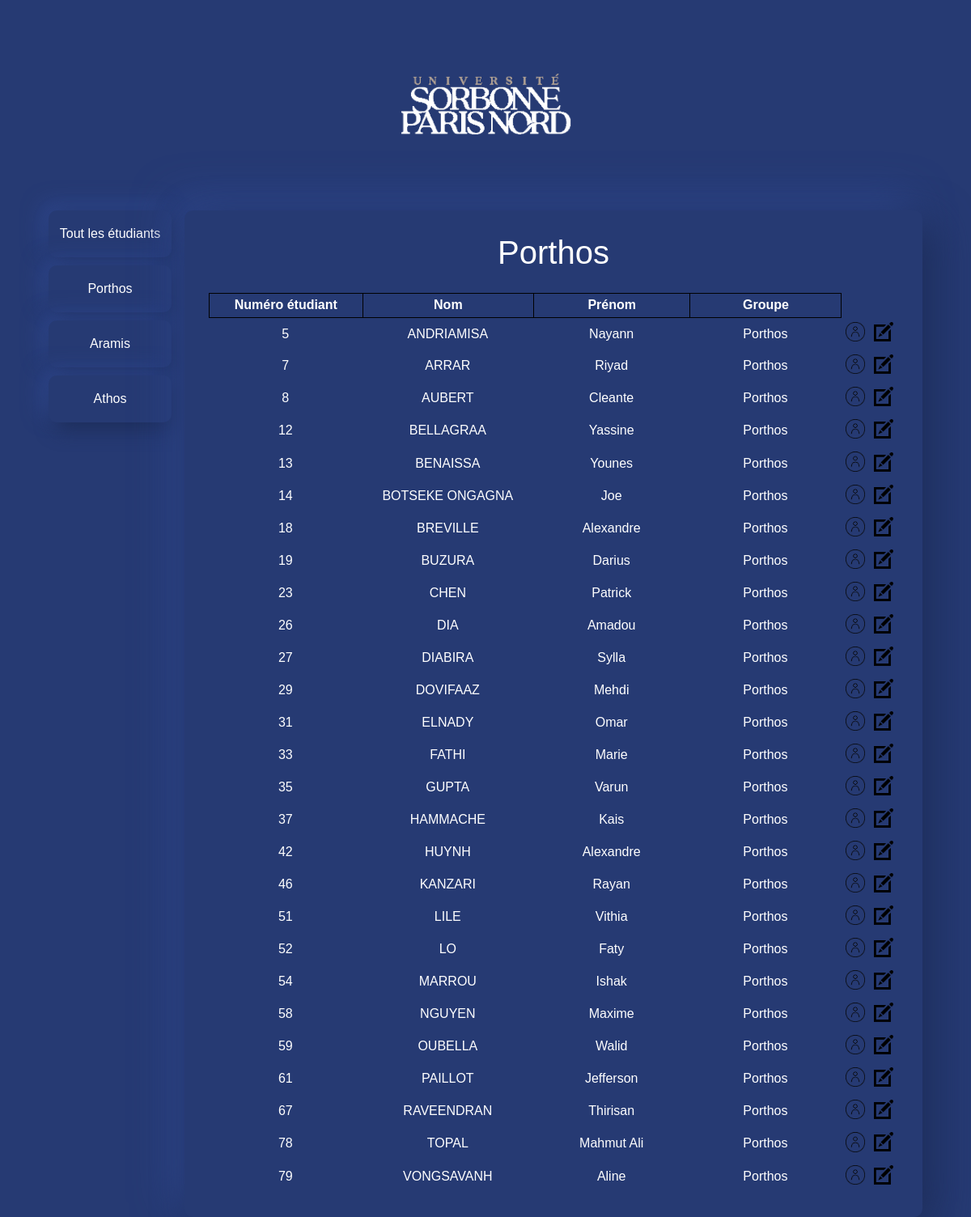
Page /?controller=list&action=porthos on the committed database.
### tables this page shows
CREATE TABLE IF NOT EXISTS `etudiant` (
  `student_id` int NOT NULL,
  `nom` varchar(20) DEFAULT NULL,
  `prenom` varchar(20) DEFAULT NULL,
  `mail` varchar(50) DEFAULT NULL,
  `stage_dentention` tinyint(1) DEFAULT NULL,
  `visibility_flag` tinyint(1) DEFAULT NULL,
  `entreprise_id` int DEFAULT NULL,
  `groupe` varchar(10) DEFAULT NULL,
  `personnel_id` int DEFAULT NULL,
  `formation_id` int DEFAULT NULL,
  PRIMARY KEY (`student_id`),
  KEY `entreprise_id` (`entreprise_id`),
  KEY `personnel_id` (`personnel_id`),
  KEY `formation_id` (`formation_id`)
);

### Controllers/Controller_list.php (called while the page is built, shortened)
<?php
class Controller_list extends Controller
{
    public function action_porthos()
    {
        $m = Model::getModel();
        $data = [
            "liste" => $m->getPorthos(),
        ];
        $this->render("porthos", $data);
    }
}

### Models/Model.php (called while the page is built, shortened)
<?php
class Model
{
    private $bd;
    private static $instance = null;
    private function __construct()
    {
        include "credentials.php";
        $this->bd = new PDO($dsn, $login, $mdp );
        $this->bd->setAttribute(PDO::ATTR_ERRMODE, PDO::ERRMODE_EXCEPTION);
        $this->bd->query("SET nameS 'utf8'");
    }
    public static function getModel()
    {
        if (self::$instance === null) {
            self::$instance = new self();
        }
        return self::$instance;
    }
    public function getPorthos()
    {
        $req = $this->bd->prepare("SELECT * FROM `etudiant` WHERE groupe ='Porthos' ORDER BY `etudiant`. `groupe` ASC ,`nom` ASC ");
        $req->execute();
        return $req->fetchall();
    }
}

### Models/credentials.php (called while the page is built, shortened)
<?php
  $dsn = "mysql:host=localhost;dbname=SAE;";
  $login = "root";
  $mdp = "";
 ?>

### Utils/functions.php (called while the page is built)
<?php
function e($message)
{
    return htmlspecialchars($message, ENT_QUOTES);
}

### Views/view_list_etudiant.php (the view)
<table>
    <tr> <th>Numéro étudiant</th> <th>Nom</th> <th>Prénom</th> <th>Groupe</th> <th class="sansBordure"></th> <th class="sansBordure"></th></tr>
    <?php foreach ($liste as $pn) : ?>
    <tr>
        <td class="sansBordure"> <?= e($pn['student_id']) ?> </a></td>
        <td class="sansBordure"> <?= e(ucfirst($pn['nom'])) ?> </td>
        <td class="sansBordure"> <?= e($pn['prenom']) ?> </td>
        <td class="sansBordure"> <?= e($pn['groupe']) ?> </td>
        <td class="sansBordure">
            <a href="?controller=list&action=informations&id=<?= e($pn['student_id']) ?>">
                <img class="icone" src="Content/img/profile-icon.png" alt="profile"/>
            </a>
        </td>
        <td class="sansBordure">
            <a href="?controller=list&action=boslist&id=<?= e($pn['student_id'])?>">
                <img class="icone" src="Content/img/edit-icon.png" alt="edit"/>
            </a>
        </td>
    </tr>
    <?php endforeach ?>
</table>

### Content/css/GestionStage.css (style rules this page uses)
* { box-sizing: border-box; }
body { width : 90%; background-color : #263A73; margin:auto; overflow-y: scroll ; position: relative; }
table { border-collapse : collapse; margin : auto; }
td,th { border : 1px solid black; width : 300px; height : 30px; text-align : center; }
.sansBordure { border : 0px; width : 30px; padding-left : 0px; }
img.icone { width: 24px; margin: 5px; transition: 0.2s }
body { display:grid; grid-template-columns: 1fr 6fr; column-gap: 1em; grid-template-areas: "h h" "menu main"; }
table { font: caption; ; color :#ffff; border : 0px; }
table th { font-size: 100%; }

### rows in the picture
etudiant: student_id "5", nom "ANDRIAMISA", prenom "Nayann", groupe "Porthos"
etudiant: student_id "7", nom "ARRAR", prenom "Riyad", groupe "Porthos"
etudiant: student_id "8", nom "AUBERT", prenom "Cleante", groupe "Porthos"
etudiant: student_id "12", nom "BELLAGRAA", prenom "Yassine", groupe "Porthos"
etudiant: student_id "13", nom "BENAISSA", prenom "Younes", groupe "Porthos"
etudiant: student_id "14", nom "BOTSEKE ONGAGNA", prenom "Joe", groupe "Porthos"
etudiant: student_id "18", nom "BREVILLE", prenom "Alexandre", groupe "Porthos"
etudiant: student_id "19", nom "BUZURA", prenom "Darius", groupe "Porthos"
etudiant: student_id "23", nom "CHEN", prenom "Patrick", groupe "Porthos"
etudiant: student_id "26", nom "DIA", prenom "Amadou", groupe "Porthos"
etudiant: student_id "27", nom "DIABIRA", prenom "Sylla", groupe "Porthos"
etudiant: student_id "29", nom "DOVIFAAZ", prenom "Mehdi", groupe "Porthos"
etudiant: student_id "31", nom "ELNADY", prenom "Omar", groupe "Porthos"
etudiant: student_id "33", nom "FATHI", prenom "Marie", groupe "Porthos"
etudiant: student_id "35", nom "GUPTA", prenom "Varun", groupe "Porthos"
etudiant: student_id "37", nom "HAMMACHE", prenom "Kais", groupe "Porthos"
etudiant: student_id "42", nom "HUYNH", prenom "Alexandre", groupe "Porthos"
etudiant: student_id "46", nom "KANZARI", prenom "Rayan", groupe "Porthos"
etudiant: student_id "51", nom "LILE", prenom "Vithia", groupe "Porthos"
etudiant: student_id "52", nom "LO", prenom "Faty", groupe "Porthos"
etudiant: student_id "54", nom "MARROU", prenom "Ishak", groupe "Porthos"
etudiant: student_id "58", nom "NGUYEN", prenom "Maxime", groupe "Porthos"
etudiant: student_id "59", nom "OUBELLA", prenom "Walid", groupe "Porthos"
etudiant: student_id "61", nom "PAILLOT", prenom "Jefferson", groupe "Porthos"
etudiant: student_id "67", nom "RAVEENDRAN", prenom "Thirisan", groupe "Porthos"
etudiant: student_id "78", nom "TOPAL", prenom "Mahmut Ali", groupe "Porthos"
etudiant: student_id "79", nom "VONGSAVANH", prenom "Aline", groupe "Porthos"
